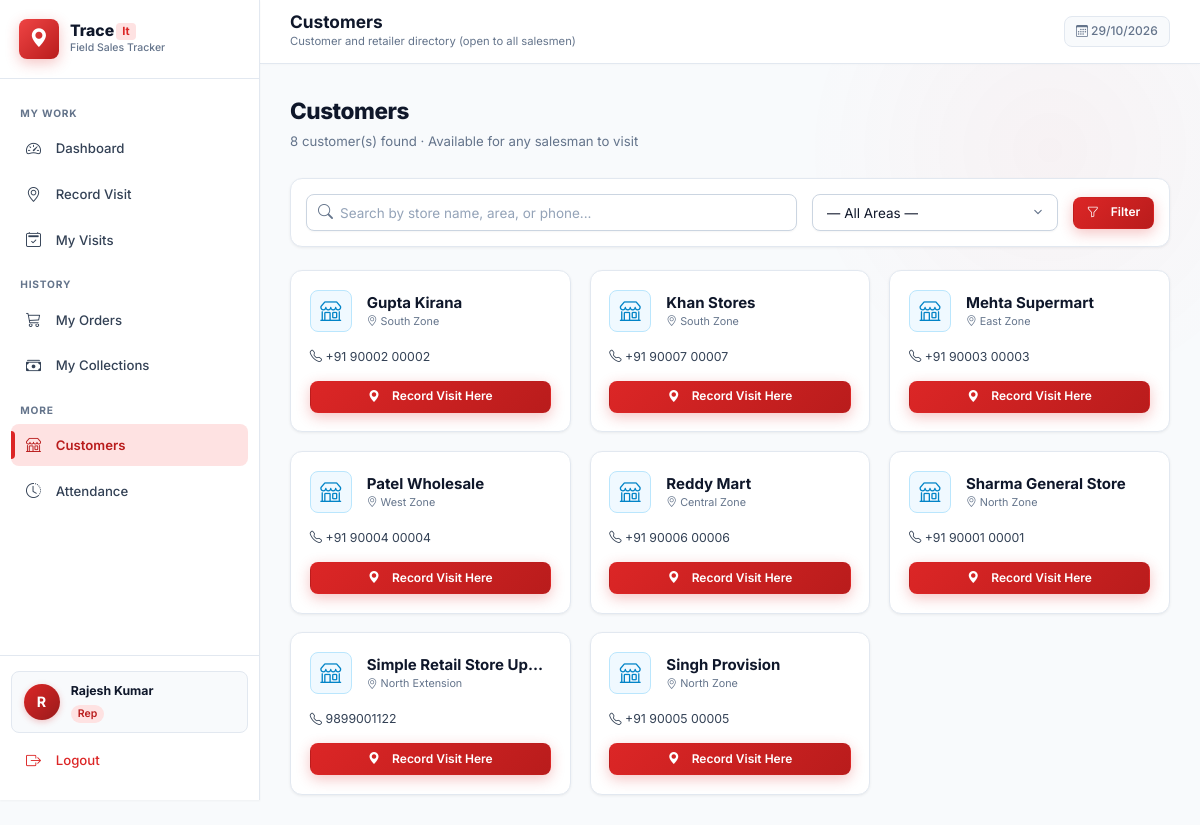
The page /customers/ (signed in) on the database its author committed.
### app/models.py (models this page shows, shortened)
class User(UserMixin, db.Model):
    __tablename__ = 'users'
    id = db.Column(db.Integer, primary_key=True)
    name = db.Column(db.String(100), nullable=False)
    email = db.Column(db.String(120), unique=True, nullable=False)
    phone = db.Column(db.String(20))
    password_hash = db.Column(db.String(256), nullable=False)
    role = db.Column(db.String(20), nullable=False, default='rep')  # 'admin' or 'rep'
    is_active = db.Column(db.Boolean, default=True)
    avatar_url = db.Column(db.String(200), default='')
    created_at = db.Column(db.DateTime, default=datetime.utcnow)
    visits = db.relationship('Visit', backref='rep', lazy=True, foreign_keys='Visit.rep_id')
    orders = db.relationship('Order', backref='rep', lazy=True, foreign_keys='Order.rep_id')
    attendances = db.relationship('Attendance', backref='rep', lazy=True)
    payments = db.relationship('Payment', backref='rep', lazy=True, foreign_keys='Payment.rep_id')
    locations = db.relationship('RepLocation', backref='rep', lazy=True)
    customers = db.relationship('Customer', backref='assigned_rep', lazy=True, foreign_keys='Customer.assigned_rep_id')
    beat_routes = db.relationship('BeatRoute', backref='rep', lazy=True)

class Customer(db.Model):
    __tablename__ = 'customers'
    id = db.Column(db.Integer, primary_key=True)
    name = db.Column(db.String(150), nullable=False)
    contact_person = db.Column(db.String(100))
    phone = db.Column(db.String(20))
    email = db.Column(db.String(120))
    address = db.Column(db.Text)
    area = db.Column(db.String(100))
    city = db.Column(db.String(100))
    lat = db.Column(db.Float, default=0.0)
    lng = db.Column(db.Float, default=0.0)
    assigned_rep_id = db.Column(db.Integer, db.ForeignKey('users.id'))
    is_active = db.Column(db.Boolean, default=True)
    created_at = db.Column(db.DateTime, default=datetime.utcnow)
    visits = db.relationship('Visit', backref='customer', lazy=True)
    orders = db.relationship('Order', backref='customer', lazy=True)
    payments = db.relationship('Payment', backref='customer', lazy=True)

### app/routes/customers.py (the view, shortened to what this page needs)
@customers_bp.route('/')
@login_required
def list_customers():
    q = request.args.get('q', '').strip()
    area_filter = request.args.get('area', '').strip()
    query = Customer.query
    if current_user.role != 'admin':
        query = query.filter_by(is_active=True)
    if area_filter:
        query = query.filter(Customer.area == area_filter)
    customers = query.order_by(Customer.name).all()
    all_areas = db.session.query(Customer.area).filter(Customer.area != None, Customer.area != '').distinct().all()
    areas = sorted([a[0] for a in all_areas if a[0]])
    return render_template(
        'customers/list.html',
        customers=customers,
        areas=areas,
        selected_q=q,
        selected_area=area_filter
    )

### app/timezone_utils.py (called while the page is built)
def now_ist() -> datetime:
    return datetime.now(timezone.utc) + IST_OFFSET

def today_ist() -> date:
    return now_ist().date()

### app/templates/customers/list.html (shortened to what this page needs)
{% extends 'base.html' %}
{% block page_title %}Customers{% endblock %}
{% block page_subtitle %}Customer and retailer directory (open to all salesmen){% endblock %}
{% block content %}
<div class="page-header">
  <div>
    <h2>Customers</h2>
    <p>{{ customers|length }} customer(s) found · Available for any salesman to visit</p>
  </div>
</div>
<div class="card mb-3" style="padding: 1rem;">
  <form method="GET" action="{{ url_for('customers.list_customers') }}" class="d-flex gap-2 flex-wrap align-center">
    <div style="flex: 2; min-width: 200px; position: relative;">
      <input type="text" name="q" id="customer-search-input" value="{{ selected_q }}"
             placeholder="Search by store name, area, or phone..."
             style="padding-left: 2.2rem; width: 100%;">
      <i class="bi bi-search" style="position: absolute; left: 0.8rem; top: 50%; transform: translateY(-50%); color: var(--text-muted);"></i>
    </div>
    {% if areas %}
    <div style="flex: 1; min-width: 150px;">
      <select name="area" style="width: 100%;">
        <option value="">— All Areas —</option>
      </select>
    </div>
    {% endif %}
    <button type="submit" class="btn btn-primary btn-sm"><i class="bi bi-funnel"></i> Filter</button>
  </form>
</div>
<div class="grid grid-auto" id="customers-grid">
  {% for c in customers %}
  <div class="card customer-card-item" style="padding:1.25rem;"
       data-name="{{ c.name|lower }}"
       data-area="{{ (c.area or '')|lower }}"
       data-phone="{{ (c.phone or '')|lower }}">
    <div class="d-flex align-center gap-2 mb-2">
      <div class="stat-icon blue" style="width:42px; height:42px; font-size:1.1rem; flex-shrink:0;">
        <i class="bi bi-shop"></i>
      </div>
      <div style="min-width:0; flex:1;">
        <div style="font-weight:700; font-size:1rem; white-space:nowrap; overflow:hidden; text-overflow:ellipsis;">{{ c.name }}</div>
        <div class="fs-xs text-muted"><i class="bi bi-geo-alt"></i> {{ c.area or 'No area specified' }}</div>
      </div>
    </div>
    {% if c.phone %}
    <div class="fs-sm text-secondary mb-2">
      <i class="bi bi-telephone"></i> <a href="tel:{{ c.phone }}" style="color:inherit; text-decoration:none;">{{ c.phone }}</a>
    </div>
    {% endif %}
    {% if current_user.role == 'admin' %}
    <div class="d-flex gap-1 mt-2">
      <a href="{{ url_for('customers.edit_customer', cid=c.id) }}" class="btn btn-ghost btn-sm" style="flex:1; text-align:center;">
        <i class="bi bi-pencil-square"></i> Edit
      </a>
      <form method="POST" action="{{ url_for('customers.toggle_customer', cid=c.id) }}" style="flex:1;">
        <button type="submit" class="btn btn-sm w-100 {% if c.is_active %}btn-warning{% else %}btn-success{% endif %}"
                onclick="return confirm('{{ 'Deactivate' if c.is_active else 'Activate' }} {{ c.name }}?')">
          {% if c.is_active %}<i class="bi bi-slash-circle"></i> Deactivate{% else %}<i class="bi bi-check-circle"></i> Activate{% endif %}
        </button>
      </form>
    </div>
    {% else %}
    <div class="mt-2">
      <a href="{{ url_for('visits.record_visit', customer_id=c.id) }}" class="btn btn-primary btn-sm w-100">
        <i class="bi bi-geo-alt-fill"></i> Record Visit Here
      </a>
    </div>
    {% endif %}
  </div>
  {% endfor %}
</div>
{% endblock %}

### app/templates/base.html (shortened to what this page needs)
<!DOCTYPE html>
<html lang="en">
<head>
  <link rel="stylesheet" href="{{ url_for('static', filename='css/style.css') }}">
  <link rel="stylesheet" href="https://cdn.jsdelivr.net/npm/bootstrap-icons@1.11.3/font/bootstrap-icons.min.css">
  <link rel="stylesheet" href="https://unpkg.com/leaflet@1.9.4/dist/leaflet.css">
</head>
<body>
{% if current_user.is_authenticated %}
<div class="app-layout">
  <aside class="sidebar" id="sidebar" aria-label="Main Navigation">
    <div class="sidebar-brand">
      <div class="brand-info">
        <div class="brand-icon"><i class="bi bi-geo-alt-fill"></i></div>
        <div>
          <div class="brand-text">Trace<span class="brand-tag">It</span></div>
          <div class="brand-sub">Field Sales Tracker</div>
        </div>
      </div>
    </div>
    <nav class="sidebar-nav">
      {% if current_user.role == 'admin' %}
      <div class="nav-section-title">Overview</div>
      <a href="{{ url_for('admin.dashboard') }}" class="nav-item {% if request.endpoint == 'admin.dashboard' %}active{% endif %}">
        <span class="nav-icon"><i class="bi bi-speedometer2"></i></span> Dashboard
      </a>
      <div class="nav-section-title">Team</div>
      <a href="{{ url_for('admin.team') }}" class="nav-item {% if 'team' in request.endpoint %}active{% endif %}">
        <span class="nav-icon"><i class="bi bi-people"></i></span> Sales Team
      </a>
      <a href="{{ url_for('customers.list_customers') }}" class="nav-item {% if 'customer' in request.endpoint %}active{% endif %}">
        <span class="nav-icon"><i class="bi bi-shop"></i></span> Customers
      </a>
      <div class="nav-section-title">Activity</div>
      <a href="{{ url_for('visits.list_visits') }}" class="nav-item {% if 'visit' in request.endpoint %}active{% endif %}">
        <span class="nav-icon"><i class="bi bi-calendar2-check"></i></span> All Visits
      </a>
      <a href="{{ url_for('orders.list_orders') }}" class="nav-item {% if 'order' in request.endpoint %}active{% endif %}">
        <span class="nav-icon"><i class="bi bi-cart3"></i></span> Orders
      </a>
      <a href="{{ url_for('payments.list_payments') }}" class="nav-item {% if 'payment' in request.endpoint %}active{% endif %}">
        <span class="nav-icon"><i class="bi bi-credit-card"></i></span> Payments
      </a>
      <div class="nav-section-title">Reports</div>
      <a href="{{ url_for('admin.reports_visits') }}" class="nav-item {% if 'reports_visits' in request.endpoint %}active{% endif %}">
        <span class="nav-icon"><i class="bi bi-bar-chart-line"></i></span> Visit Reports
      </a>
      <a href="{{ url_for('admin.reports_orders') }}" class="nav-item {% if 'reports_orders' in request.endpoint %}active{% endif %}">
        <span class="nav-icon"><i class="bi bi-graph-up"></i></span> Order Reports
      </a>
      <a href="{{ url_for('admin.reports_attendance') }}" class="nav-item {% if 'reports_attendance' in request.endpoint %}active{% endif %}">
        <span class="nav-icon"><i class="bi bi-clock-history"></i></span> Attendance
      </a>
      {% else %}
      <div class="nav-section-title">My Work</div>
      <a href="{{ url_for('rep.dashboard') }}" class="nav-item {% if request.endpoint == 'rep.dashboard' %}active{% endif %}">
        <span class="nav-icon"><i class="bi bi-speedometer2"></i></span> Dashboard
      </a>
      <a href="{{ url_for('visits.record_visit') }}" class="nav-item {% if 'record' in request.endpoint %}active{% endif %}">
        <span class="nav-icon"><i class="bi bi-geo-alt"></i></span> Record Visit
      </a>
      <a href="{{ url_for('visits.list_visits') }}" class="nav-item {% if request.endpoint == 'visits.list_visits' %}active{% endif %}">
        <span class="nav-icon"><i class="bi bi-calendar2-check"></i></span> My Visits
      </a>
      <div class="nav-section-title">History</div>
      <a href="{{ url_for('orders.list_orders') }}" class="nav-item {% if request.endpoint == 'orders.list_orders' %}active{% endif %}">
        <span class="nav-icon"><i class="bi bi-cart3"></i></span> My Orders
      </a>
      <a href="{{ url_for('payments.list_payments') }}" class="nav-item {% if request.endpoint == 'payments.list_payments' %}active{% endif %}">
        <span class="nav-icon"><i class="bi bi-cash-stack"></i></span> My Collections
      </a>
      <div class="nav-section-title">More</div>
      <a href="{{ url_for('customers.list_customers') }}" class="nav-item {% if 'customer' in request.endpoint %}active{% endif %}">
        <span class="nav-icon"><i class="bi bi-shop"></i></span> Customers
      </a>
      <a href="{{ url_for('attendance.list_attendance') }}" class="nav-item {% if 'attendance' in request.endpoint %}active{% endif %}">
        <span class="nav-icon"><i class="bi bi-clock-history"></i></span> Attendance
      </a>
      {% endif %}
    </nav>
    <div class="sidebar-footer">
      <div class="user-info">
        <div class="user-avatar">{{ current_user.name[0].upper() }}</div>
        <div class="user-details">
          <div class="user-name">{{ current_user.name }}</div>
          <span class="user-role">{{ current_user.role|capitalize }}</span>
        </div>
      </div>
      <a href="{{ url_for('auth.logout') }}" class="nav-item logout-link">
        <span class="nav-icon"><i class="bi bi-box-arrow-right"></i></span> Logout
      </a>
    </div>
  </aside>
  <div class="main-content">
    <header class="topbar">
      <div class="d-flex align-center gap-2 topbar-left">
        <div class="topbar-heading">
          <h1 class="topbar-title">{% block page_title %}{% endblock %}</h1>
          <div class="topbar-subtitle">{% block page_subtitle %}{% endblock %}</div>
        </div>
      </div>
      <div class="topbar-actions">
        {% if current_user.role == 'rep' %}
        <span class="topbar-date"><i class="bi bi-calendar3"></i> {{ now.strftime('%d/%m/%Y') if now else '' }}</span>
        {% endif %}
      </div>
    </header>
    <main class="page-content animate-fade-in">
      {% block content %}{% endblock %}
    </main>
  </div>
</div>
{% endif %}
</body>
</html>

### rows shown on the page
User: name "R", name "Rajesh Kumar", role "Rep"
Customer: name "Gupta Kirana", area "South Zone", phone "+91 90002 00002"
Customer: name "Khan Stores", area "South Zone", phone "+91 90007 00007"
Customer: name "Mehta Supermart", area "East Zone", phone "+91 90003 00003"
Customer: name "Patel Wholesale", area "West Zone", phone "+91 90004 00004"
Customer: name "Reddy Mart", area "Central Zone", phone "+91 90006 00006"
Customer: name "Sharma General Store", area "North Zone", phone "+91 90001 00001"
Customer: name "Simple Retail Store Up…", area "North Extension", phone "9899001122"
Customer: name "Singh Provision", area "North Zone", phone "+91 90005 00005"

### other values the page prints
{{ now.strftime('%d/%m/%Y') if now else '' }} "29/10/2026"
{{ customers|length }} "8"
